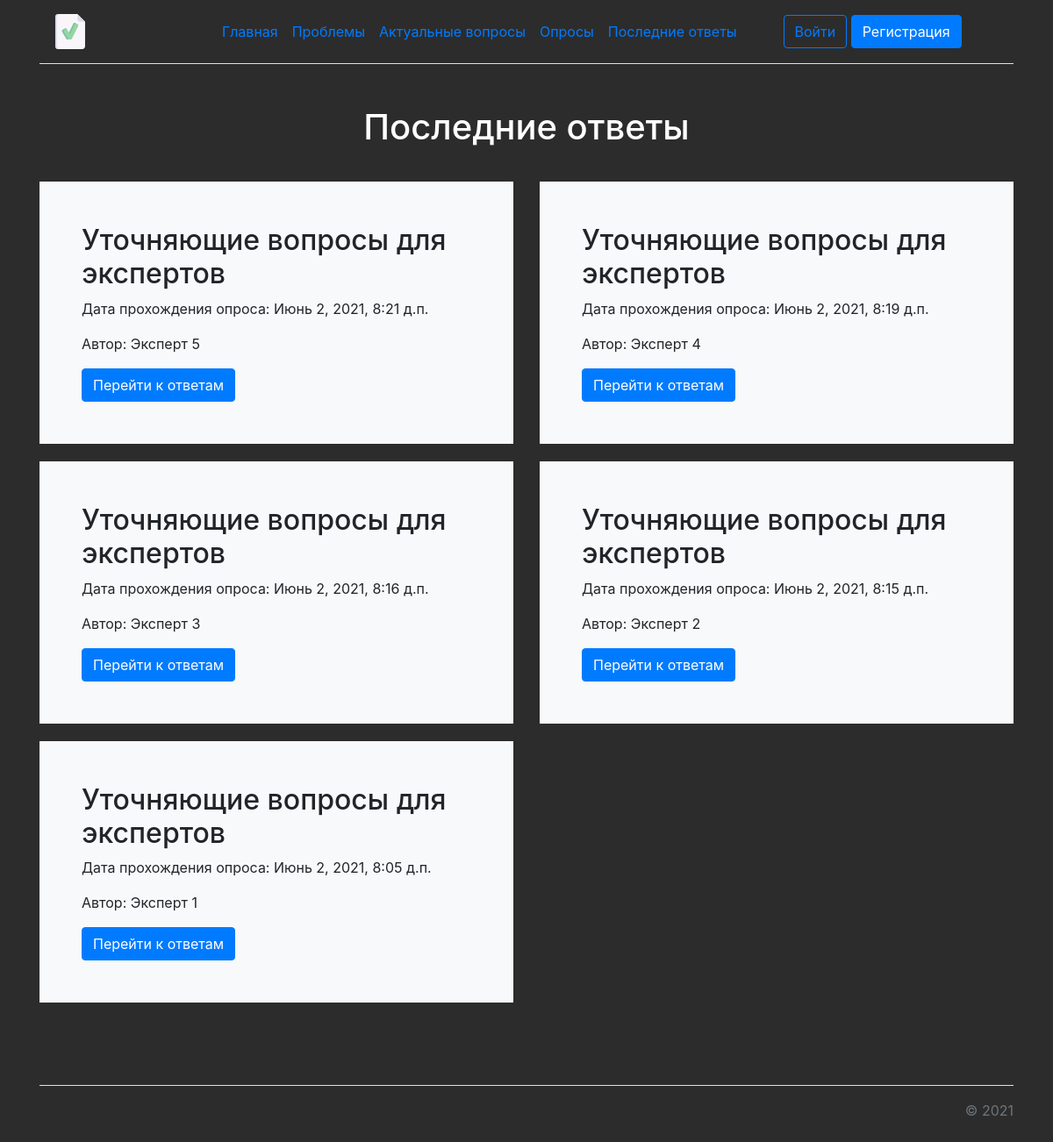
The app's page /projects/answers with its own data.
### projects/models.py (models this page shows, shortened)
class Answers(models.Model):
    project = models.ForeignKey(Project, on_delete=models.CASCADE, null=True)
    date = models.DateTimeField('Дата создания', default=timezone.now)
    questions = models.ForeignKey(QuestionIterTwo, on_delete=models.CASCADE, null=True)
    expert = models.ForeignKey(User, on_delete=models.CASCADE, null=True)
    comment1 = models.TextField('Комментарий к вопросу 1', null=True, blank=True)
    comment2 = models.TextField('Комментарий к вопросу 2', null=True, blank=True)
    comment3 = models.TextField('Комментарий к вопросу 3', null=True, blank=True)
    comment4 = models.TextField('Комментарий к вопросу 4', null=True, blank=True)
    comment5 = models.TextField('Комментарий к вопросу 5', null=True, blank=True)
    class Meta:
        verbose_name = 'Список ответов'
        verbose_name_plural = 'Списки ответов'

class QuestionIterTwo(models.Model):
    title = models.CharField('Название опроса', max_length=250, blank=True)
    questions = models.ManyToManyField(Question)
    date = models.DateTimeField('Дата создания', default=timezone.now)
    class Meta:
        verbose_name = 'Вопрос итерации 2'
        verbose_name_plural = 'Вопросы итерации 2'

### projects/views.py (the view)
# urls.py: path('answers', views.lastAnswers, name='answers'),
def lastAnswers(request):
    answers = Answers.objects.all().order_by('-date')
    questions = Questions.objects
    data = {
        'answers': answers,
        'questions': questions
    }
    return render(request, 'projects/last_answers.html', data)

### projects/templates/projects/last_answers.html (shortened to what this page needs)
{% extends 'main/layout.html' %}
{% load mathfilters %}
{% block content %}
<div class="main-content">
    <div class="custom-h1">
        <h1>Последние ответы</h1>
    </div>
    <div class="row align-items-md-stretch questions-blocks">
        {% if answers %}
        {% for answer in answers %}
        <div class="col-md-6 questions-blocks">
            <div class="h-100 p-5 bg-light rounded-3">
                <h2>{{ answer.questions.title }}</h2>
                <p>Дата прохождения опроса: {{ answer.date }}</p>
                <p>Автор: {{ answer.expert.get_full_name }}</p>
                <a href="{% url 'answers_details' answer.id %}" class="btn btn-primary" role="button" data-bs-toggle="button">Перейти к ответам</a>
            </div>
            </div>
        {% endfor %}
        {% endif %}
    </div>
</div>
{% endblock %}

### main/templates/main/layout.html (shortened to what this page needs)
{% load static %}
<!DOCTYPE html>
<html lang="en">
<head>
    <link rel="stylesheet" href="https://cdn.jsdelivr.net/npm/bootstrap@4.6.0/dist/css/bootstrap.min.css">
    <link rel="stylesheet" href="{% static 'main/css/main.css' %}">
    <link rel="stylesheet" href="https://use.fontawesome.com/releases/v5.8.2/css/all.css">
</head>
<body>
    <div class="container">
        <header class="d-flex flex-wrap align-items-center justify-content-center justify-content-md-between py-3 mb-4 border-bottom">
          <a href="{% url 'index' %}" class="d-flex align-items-center col-md-2 mb-2 mb-md-0 text-dark text-decoration-none">
            <img src="{% static 'main/img/logo.svg' %}" alt="Лого" width="40" height="40">
          </a>
          <ul class="nav col-12 col-md-auto mb-2 justify-content-center mb-md-0">
            <li><a href="{% url 'index' %}" class="nav-link px-2 link-secondary">Главная</a></li>
            <li><a href="{% url 'projects' %}" class="nav-link px-2 link-dark">Проблемы</a></li>
            <li><a href="{% url 'actual' %}" class="nav-link px-2 link-dark">Актуальные вопросы</a></li>
            <li><a href="{% url 'questionnaire' %}" class="nav-link px-2 link-dark">Опросы</a></li>
            <li><a href="{% url 'answers' %}" class="nav-link px-2 link-dark">Последние ответы</a></li>
          </ul>
          <div class="col-md-3 text-end">
            {% if user.is_authenticated %}
            <a href="{% url 'profile' %}" class="btn btn-outline-primary me-2" role="button" data-bs-toggle="button">{{ user.get_full_name }}</a>
            <a href="{% url 'logout' %}" class="btn btn-primary" role="button" data-bs-toggle="button">Выйти</a>
            {% else %}
            <a href="{% url 'login' %}" class="btn btn-outline-primary me-2" role="button" data-bs-toggle="button">Войти</a>
            <a href="{% url 'register' %}" class="btn btn-primary" role="button" data-bs-toggle="button">Регистрация</a>
            {% endif %}
          </div>
        </header>
    </div>
    <main>
        <div class="container py-4">
            {% block content %}
            {% endblock %}
            <footer class="pt-3 mt-4 text-muted border-top">
              &copy; 2021
            </footer>
          </div>
    </main>
</body>
</html>

### main/static/main/css/main.css (style rules this page uses)
body { background: #2c2c2c; }
main .custom-h1 h1 { color: #fff; text-align: center; padding-bottom: 30px; }
main .main-content { padding-bottom: 30px; }
.questions-blocks { margin-bottom: 20px; }
footer { text-align: right; }

### records on screen
Answers: questions "Уточняющие вопросы для экспертов", date "Июнь 2, 2021, 8:21 д.п.", expert.get_full_name "Эксперт 5"
Answers: questions "Уточняющие вопросы для экспертов", date "Июнь 2, 2021, 8:19 д.п.", expert.get_full_name "Эксперт 4"
Answers: questions "Уточняющие вопросы для экспертов", date "Июнь 2, 2021, 8:16 д.п.", expert.get_full_name "Эксперт 3"
Answers: questions "Уточняющие вопросы для экспертов", date "Июнь 2, 2021, 8:15 д.п.", expert.get_full_name "Эксперт 2"
Answers: questions "Уточняющие вопросы для экспертов", date "Июнь 2, 2021, 8:05 д.п.", expert.get_full_name "Эксперт 1"
